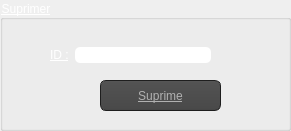
     <widget class="QGroupBox" name="groupBox_4">
      <property name="geometry">
       <rect>
        <x>620</x>
        <y>530</y>
        <width>291</width>
        <height>131</height>
       </rect>
      </property>
      <property name="styleSheet">
       <string notr="true">color:white;
text-decoration: underline;
font: 8pt &quot;MS Shell Dlg 2&quot;;
font: 14pt &quot;MS Shell Dlg 2&quot;;</string>
      </property>
      <property name="title">
       <string>Suprimer</string>
      </property>
      <widget class="QPushButton" name="pushButton_Sui_m">
       <property name="geometry">
        <rect>
         <x>100</x>
         <y>80</y>
         <width>121</width>
         <height>31</height>
        </rect>
       </property>
       <property name="font">
        <font>
         <family>MS Shell Dlg 2</family>
         <pointsize>-1</pointsize>
         <weight>50</weight>
         <italic>false</italic>
         <bold>false</bold>
         <underline>true</underline>
        </font>
       </property>
       <property name="styleSheet">
        <string notr="true">QToolTip
{
     border: 1px solid black;
     background-color: #ffa02f;
     padding: 1px;
     border-radius: 3px;
     opacity: 100;
}

QWidget
{
    color: #b1b1b1;
    background-color: #323232;
}

QWidget:item:hover
{
    background-color: QLinearGradient( x1: 0, y1: 0, x2: 0, y2: 1, stop: 0 #ffa02f, stop: 1 #ca0619);
    color: #000000;
}

QWidget:item:selected
{
    background-color: QLinearGradient( x1: 0, y1: 0, x2: 0, y2: 1, stop: 0 #ffa02f, stop: 1 #d7801a);
}

QMenuBar::item
{
    background: transparent;
}

QMenuBar::item:selected
{
    background: transparent;
    border: 1px solid #ffaa00;
}

QMenuBar::item:pressed
{
    background: #444;
    border: 1px solid #000;
    background-color: QLinearGradient(
        x1:0, y1:0,
        x2:0, y2:1,
        stop:1 #212121,
        stop:0.4 #343434/*,
        stop:0.2 #343434,
        stop:0.1 #ffaa00*/
    );
    margin-bottom:-1px;
    padding-bottom:1px;
}

QMenu
{
    border: 1px solid #000;
}

QMenu::item
{
    padding: 2px 20px 2px 20px;
}

QMenu::item:selected
{
    color: #000000;
}

QWidget:disabled
{
    color: #404040;
    background-color: #323232;
}

QAbstractItemView
{
    background-color: QLinearGradient( x1: 0, y1: 0, x2: 0, y2: 1, stop: 0 #4d4d4d, stop: 0.1 #646464, stop: 1 #5d5d5d);
}

QWidget:focus
{
    /*border: 2px solid QLinearGradient( x1: 0, y1: 0, x2: 0, y2: 1, stop: 0 #ffa02f, stop: 1 #d7801a);*/
}

QLineEdit
{
    background-color: QLinearGradient( x1: 0, y1: 0, x2: 0, y2: 1, stop: 0 #4d4d4d, stop: 0 #646464, stop: 1 #5d5d5d);
    padding: 1px;
    border-style: solid;
    border: 1px solid #1e1e1e;
    border-radius: 5;
}

QPushButton
{
    color: #b1b1b1;
    background-color: QLinearGradient( x1: 0, y1: 0, x2: 0, y2: 1, stop: 0 #565656, stop: 0.1 #525252, stop: 0.5 #4e4e4e, stop: 0.9 #4a4a4a, stop: 1 #464646);
    border-width: 1px;
    border-color: #1e1e1e;
    border-style: solid;
    border-radius: 6;
    padding: 3px;
    font-size: 12px;
    padding-left: 5px;
    padding-right: 5px;
}

QPushButton:pressed
{
    background-color: QLinearGradient( x1: 0, y1: 0, x2: 0, y2: 1, stop: 0 #2d2d2d, stop: 0.1 #2b2b2b, stop: 0.5 #292929, stop: 0.9 #282828, stop: 1 #252525);
}

QComboBox
{
    selection-background-color: #ffaa00;
    background-color: QLinearGradient( x1: 0, y1: 0, x2: 0, y2: 1, stop: 0 #565656, stop: 0.1 #525252, stop: 0.5 #4e4e4e, stop: 0.9 #4a4a4a, stop: 1 #464646);
    border-style: solid;
    border: 1px solid #1e1e1e;
    border-radius: 5;
}

QComboBox:hover,QPushButton:hover
{
    border: 2px solid QLinearGradient( x1: 0, y1: 0, x2: 0, y2: 1, stop: 0 #ffa02f, stop: 1 #d7801a);
}


QComboBox:on
{
    padding-top: 3px;
    padding-left: 4px;
    background-color: QLinearGradient( x1: 0, y1: 0, x2: 0, y2: 1, stop: 0 #2d2d2d, stop: 0.1 #2b2b2b, stop: 0.5 #292929, stop: 0.9 #282828, stop: 1 #252525);
    selection-background-color: #ffaa00;
}

QComboBox QAbstractItemView
{
    border: 2px solid darkgray;
    selection-background-color: QLinearGradient( x1: 0, y1: 0, x2: 0, y2: 1, stop: 0 #ffa02f, stop: 1 #d7801a);
}

QComboBox::drop-down
{
     subcontrol-origin: padding;
     subcontrol-position: top right;
     width: 15px;

     border-left-width: 0px;
     border-left-color: darkgray;
     border-left-style: solid; /* just a single line */
     border-top-right-radius: 3px; /* same radius as the QComboBox */
     border-bottom-right-radius: 3px;
 }

QComboBox::down-arrow
{
     image: url(:/down_arrow.png);
}

QGroupBox:focus
{
border: 2px solid QLinearGradient( x1: 0, y1: 0, x2: 0, y2: 1, stop: 0 #ffa02f, stop: 1 #d7801a);
}

QTextEdit:focus
{
    border: 2px solid QLinearGradient( x1: 0, y1: 0, x2: 0, y2: 1, stop: 0 #ffa02f, stop: 1 #d7801a);
}

QScrollBar:horizontal {
     border: 1px solid #222222;
     background: QLinearGradient( x1: 0, y1: 0, x2: 0, y2: 1, stop: 0.0 #121212, stop: 0.2 #282828, stop: 1 #484848);
     height: 7px;
     margin: 0px 16px 0 16px;
}

QScrollBar::handle:horizontal
{
      background: QLinearGradient( x1: 0, y1: 0, x2: 1, y2: 0, stop: 0 #ffa02f, stop: 0.5 #d7801a, stop: 1 #ffa02f);
      min-height: 20px;
      border-radius: 2px;
}

QScrollBar::add-line:horizontal {
      border: 1px solid #1b1b19;
      border-radius: 2px;
      background: QLinearGradient( x1: 0, y1: 0, x2: 1, y2: 0, stop: 0 #ffa02f, stop: 1 #d7801a);
      width: 14px;
      subcontrol-position: right;
      subcontrol-origin: margin;
}

QScrollBar::sub-line:horizontal {
      border: 1px solid #1b1b19;
      border-radius: 2px;
      background: QLinearGradient( x1: 0, y1: 0, x2: 1, y2: 0, stop: 0 #ffa02f, stop: 1 #d7801a);
      width: 14px;
     subcontrol-position: left;
     subcontrol-origin: margin;
}

QScrollBar::right-arrow:horizontal, QScrollBar::left-arrow:horizontal
{
      border: 1px solid black;
      width: 1px;
      height: 1px;
      background: white;
}

QScrollBar::add-page:horizontal, QScrollBar::sub-page:horizontal
{
      background: none;
}

QScrollBar:vertical
{
      background: QLinearGradient( x1: 0, y1: 0, x2: 1, y2: 0, stop: 0.0 #121212, stop: 0.2 #282828, stop: 1 #484848);
      width: 7px;
      margin: 16px 0 16px 0;
      border: 1px solid #222222;
}

QScrollBar::handle:vertical
{
      background: QLinearGradient( x1: 0, y1: 0, x2: 0, y2: 1, stop: 0 #ffa02f, stop: 0.5 #d7801a, stop: 1 #ffa02f);
      min-height: 20px;
      border-radius: 2px;
}

QScrollBar::add-line:vertical
{
      border: 1px solid #1b1b19;
      border-radius: 2px;
      background: QLinearGradient( x1: 0, y1: 0, x2: 0, y2: 1, stop: 0 #ffa02f, stop: 1 #d7801a);
      height: 14px;
      subcontrol-position: bottom;
      subcontrol-origin: margin;
}

QScrollBar::sub-line:vertical
{
      border: 1px solid #1b1b19;
      border-radius: 2px;
      background: QLinearGradient( x1: 0, y1: 0, x2: 0, y2: 1, stop: 0 #d7801a, stop: 1 #ffa02f);
      height: 14px;
      subcontrol-position: top;
      subcontrol-origin: margin;
}

QScrollBar::up-arrow:vertical, QScrollBar::down-arrow:vertical
{
      border: 1px solid black;
      width: 1px;
      height: 1px;
      background: white;
}


QScrollBar::add-page:vertical, QScrollBar::sub-page:vertical
{
      background: none;
}

QTextEdit
{
    background-color: #242424;
}

QPlainTextEdit
{
    background-color: #242424;
}

QHeaderView::section
{
    background-color: QLinearGradient(x1:0, y1:0, x2:0, y2:1, stop:0 #616161, stop: 0.5 #505050, stop: 0.6 #434343, stop:1 #656565);
    color: white;
    padding-left: 4px;
    border: 1px solid #6c6c6c;
}

QCheckBox:disabled
{
color: #414141;
}

QDockWidget::title
{
    text-align: center;
    spacing: 3px; /* spacing between items in the tool bar */
    background-color: QLinearGradient(x1:0, y1:0, x2:0, y2:1, stop:0 #323232, stop: 0.5 #242424, stop:1 #323232);
}

QDockWidget::close-button, QDockWidget::float-button
{
    text-align: center;
    spacing: 1px; /* spacing between items in the tool bar */
    background-color: QLinearGradient(x1:0, y1:0, x2:0, y2:1, stop:0 #323232, stop: 0.5 #242424, stop:1 #323232);
}

QDockWidget::close-button:hover, QDockWidget::float-button:hover
{
    background: #242424;
}

QDockWidget::close-button:pressed, QDockWidget::float-button:pressed
{
    padding: 1px -1px -1px 1px;
}

QMainWindow::separator
{
    background-color: QLinearGradient(x1:0, y1:0, x2:0, y2:1, stop:0 #161616, stop: 0.5 #151515, stop: 0.6 #212121, stop:1 #343434);
    color: white;
    padding-left: 4px;
    border: 1px solid #4c4c4c;
    spacing: 3px; /* spacing between items in the tool bar */
}

QMainWindow::separator:hover
{

    background-color: QLinearGradient(x1:0, y1:0, x2:0, y2:1, stop:0 #d7801a, stop:0.5 #b56c17 stop:1 #ffa02f);
    color: white;
    padding-left: 4px;
    border: 1px solid #6c6c6c;
    spacing: 3px; /* spacing between items in the tool bar */
}

QToolBar::handle
{
     spacing: 3px; /* spacing between items in the tool bar */
     background: url(:/images/handle.png);
}

QMenu::separator
{
    height: 2px;
    background-color: QLinearGradient(x1:0, y1:0, x2:0, y2:1, stop:0 #161616, stop: 0.5 #151515, stop: 0.6 #212121, stop:1 #343434);
    color: white;
    padding-left: 4px;
    margin-left: 10px;
    margin-right: 5px;
}

QProgressBar
{
    border: 2px solid grey;
    border-radius: 5px;
    text-align: center;
}

QProgressBar::chunk
{
    background-color: #d7801a;
    width: 2.15px;
    margin: 0.5px;
}

QTabBar::tab {
    color: #b1b1b1;
    border: 1px solid #444;
    border-bottom-style: none;
    background-color: #323232;
    padding-left: 10px;
    padding-right: 10px;
    padding-top: 3px;
    padding-bottom: 2px;
    margin-right: -1px;
}

QTabWidget::pane {
    border: 1px solid #444;
    top: 1px;
}

QTabBar::tab:last
{
    margin-right: 0; /* the last selected tab has nothing to overlap with on the right */
    border-top-right-radius: 3px;
}

QTabBar::tab:first:!selected
{
 margin-left: 0px; /* the last selected tab has nothing to overlap with on the right */


    border-top-left-radius: 3px;
}

QTabBar::tab:!selected
{
    color: #b1b1b1;
    border-bottom-style: solid;
    margin-top: 3px;
    background-color: QLinearGradient(x1:0, y1:0, x2:0, y2:1, stop:1 #212121, stop:.4 #343434);
}

QTabBar::tab:selected
{
    border-top-left-radius: 3px;
    border-top-right-radius: 3px;
    margin-bottom: 0px;
}

QTabBar::tab:!selected:hover
{
    /*border-top: 2px solid #ffaa00;
    padding-bottom: 3px;*/
    border-top-left-radius: 3px;
    border-top-right-radius: 3px;
    background-color: QLinearGradient(x1:0, y1:0, x2:0, y2:1, stop:1 #212121, stop:0.4 #343434, stop:0.2 #343434, stop:0.1 #ffaa00);
}

QRadioButton::indicator:checked, QRadioButton::indicator:unchecked{
    color: #b1b1b1;
    background-color: #323232;
    border: 1px solid #b1b1b1;
    border-radius: 6px;
}

QRadioButton::indicator:checked
{
    background-color: qradialgradient(
        cx: 0.5, cy: 0.5,
        fx: 0.5, fy: 0.5,
        radius: 1.0,
        stop: 0.25 #ffaa00,
        stop: 0.3 #323232
    );
}

QCheckBox::indicator{
    color: #b1b1b1;
    background-color: #323232;
    border: 1px solid #b1b1b1;
    width: 9px;
    height: 9px;
}

QRadioButton::indicator
{
    border-radius: 6px;
}

QRadioButton::indicator:hover, QCheckBox::indicator:hover
{
    border: 1px solid #ffaa00;
}

QCheckBox::indicator:checked
{
    image:url(:/images/checkbox.png);
}

QCheckBox::indicator:disabled, QRadioButton::indicator:disabled
{
    border: 1px solid #444;
}</string>
       </property>
       <property name="text">
        <string>Suprime</string>
       </property>
      </widget>
      <widget class="QWidget" name="layoutdhhWidget">
       <property name="geometry">
        <rect>
         <x>50</x>
         <y>40</y>
         <width>161</width>
         <height>30</height>
        </rect>
       </property>
       <layout class="QHBoxLayout" name="horizontalLayout_12">
        <item>
         <widget class="QLabel" name="label_13">
          <property name="text">
           <string>ID :</string>
          </property>
         </widget>
        </item>
        <item>
         <widget class="QLineEdit" name="lineEdit_idS_h">
          <property name="styleSheet">
           <string notr="true">QLineEdit{
    background-color: white;
    box-shadow: 2px 0.5px 5px 1px inset black;
    border-radius: 5px;
    width: 70%;
    padding-right: 10px;
    padding-left: 10px;
    text-align: left;
    color: #000;
    font-size:inherit;
    font-family: Arial, Helvetica, sans-serif;  
    font-weight:normal;
    font-variant:normal;
}
QLineEdit::hover{  color: black ;
background-color:orange;}
QLineEdit::focus{  color: black ;
background-color:white;}</string>
          </property>
         </widget>
        </item>
       </layout>
      </widget>
     </widget>
